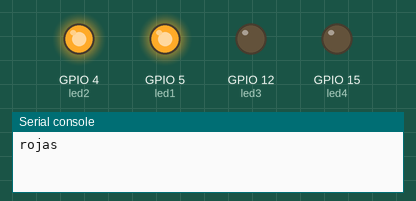
This program was run on a simulated ESP8266 board running MicroPython. On the bench: output pins drawn as LEDs (lit = HIGH), the last lines printed to the serial console. At 20.0 s the program stops and its outputs stay as they are.

Above: at 0.2 s.
At 2.2 s:
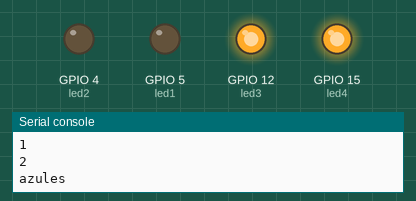
At 3.7 s:
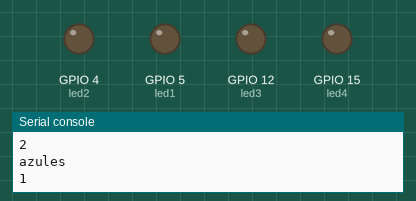
Timing chart, 0 to 5.2 s (numbered marks = the images above):
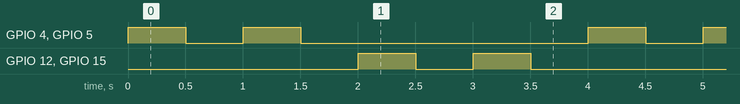

The program:

teatro_share.py
```python
#hardware platform: FireBeetle-ESP8266

import time
from machine import Pin
led1=Pin(5,Pin.OUT)
led2=Pin(4,Pin.OUT)

led3=Pin(12,Pin.OUT)
led4=Pin(15,Pin.OUT)
timing=0.5

def rojas():
  print("rojas")
  rcount=0
  while rcount<2:
    led1.value(1)
    led2.value(1)
    time.sleep(timing) #antes 0.17
    led1.value(0)
    led2.value(0)
    time.sleep(timing)
    rcount+=1
    print(rcount)


def azules():
  print("azules")
  bcount=0
  while bcount<2:
    led3.value(1)
    led4.value(1)
    time.sleep(timing) #antes 0.17
    led3.value(0)
    led4.value(0)
    time.sleep(timing)
    bcount+=1
    print(bcount)

count=0
while count<10:
  rojas()
  try:
    azules()
  except Exception as e:
    print(e)
  count+=2
  print(count)
```

Measured:
- by itself, GPIO 4 (led2), GPIO 5 (led1), GPIO 12 (led3), GPIO 15 (led4): repeats every 4.0 s: LOW 0.50 s, HIGH 0.50 s, LOW 2.5 s, HIGH 0.50 s
- by itself, everything shown: repeats every 4.0 s, in 8 steps
